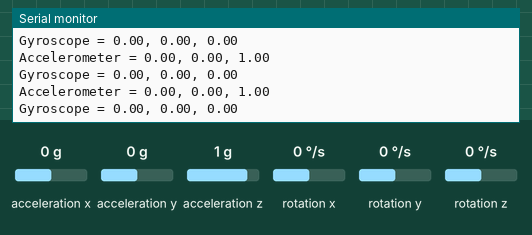
Bench run of a sketch on a simulated Arduino Nano 33 BLE. Shown: the last lines printed to the serial monitor. The inputs (shaded band) are chosen by the test bench; at power-on: acceleration x 0 g, acceleration y 0 g, acceleration z 1 g, rotation x 0 °/s, rotation y 0 °/s, rotation z 0 °/s.

Above: at 1.2 s.
1.3 s: acceleration x set to -1.4 g
At 1.37 s:
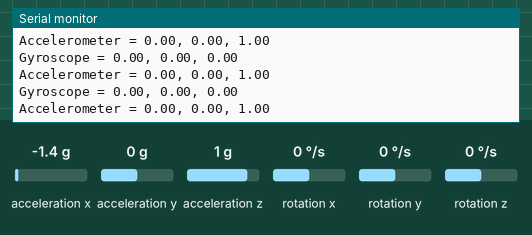
2.8 s: acceleration y set to -1.4 g
At 2.98 s:
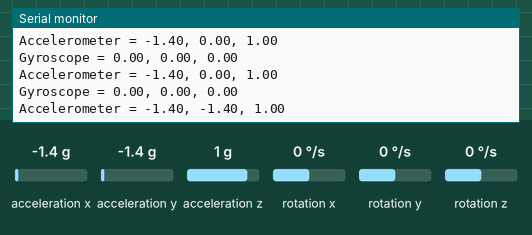
4.3 s: acceleration z set to -1.4 g
At 4.39 s:
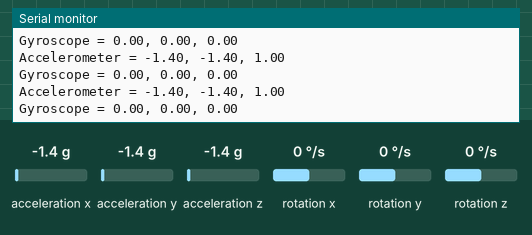
5.8 s: rotation x set to -192 °/s
At 5.8 s:
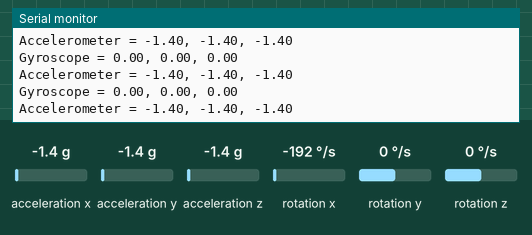
7.3 s: rotation y set to -192 °/s
At 7.41 s:
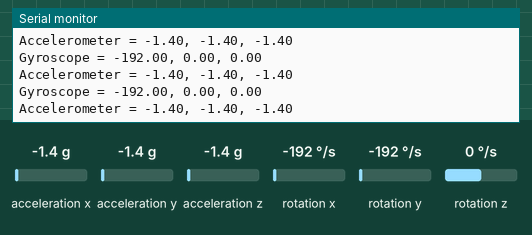

The sketch:

ble_0626_1.ino
```cpp
#include <Arduino_LSM9DS1.h> // 9 축 IMU 용 라이브러리 포함
#include <ArduinoBLE.h>


void setup()
{
  Serial.begin(9600); //Serial monitor to display all sensor values
  if (!IMU.begin()) //Initialize IMU sensor
  {
    Serial.println("Failed to initialize IMU!");
    while (1);
  }

}

float accel_x, accel_y, accel_z;
float gyro_x, gyro_y, gyro_z;
void loop()
{
  if (IMU.accelerationAvailable())
    {
      IMU.readAcceleration(accel_x, accel_y, accel_z);
      Serial.print("Accelerometer = ");
      Serial.print(accel_x);
      Serial.print(", ");
      Serial.print(accel_y);
      Serial.print(", ");
      Serial.println(accel_z);
    }
      delay (200);

  //Gyroscope values
  if (IMU.gyroscopeAvailable())
    {
      IMU.readGyroscope(gyro_x, gyro_y, gyro_z);
      Serial.print("Gyroscope = ");
      Serial.print(gyro_x);
      Serial.print(", ");
      Serial.print(gyro_y);
      Serial.print(", ");
      Serial.println(gyro_z);
    }
      delay (200);
}
```

Measured:
- after the input at 2.8 s, the serial monitor: prints a new line at once (image 2)
